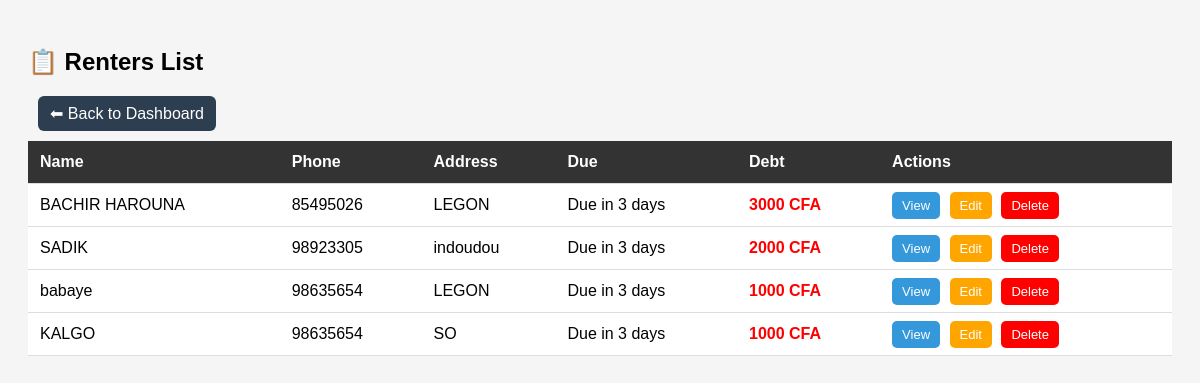
Page /renters (signed in) on the earlier database version.
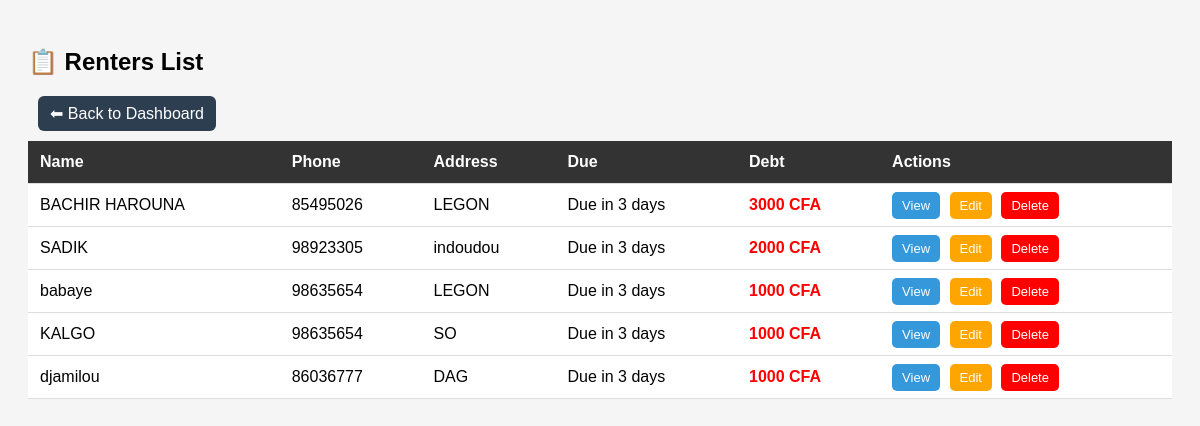
Same page on the later database version.
### tables this page shows
CREATE TABLE renters (
            id INTEGER PRIMARY KEY AUTOINCREMENT,
            name TEXT,
            phone TEXT,
            address TEXT,
            start_date TEXT,
            due_date TEXT,
            paid TEXT,
            last_payment_date TEXT
        );

### app.py (the view)
@app.route("/renters")
def renters():
    if "user" not in session:
        return redirect("/login")
    conn = sqlite3.connect("database.db")
    c = conn.cursor()
    c.execute("SELECT * FROM renters")
    renters = c.fetchall()
    today = datetime.now().date()
    updated = []
    for r in renters:
        due_text, debt = get_status(r[0], r[4], today, c)
        updated.append(r + (due_text, debt))
    conn.close()
    return render_template("renters.html", renters=updated)

### app.py (called while the page is built)
def get_week_range(today):
    weekday = today.weekday()
    days_since_wed = (weekday - 2) % 7
    week_start = today - timedelta(days=days_since_wed)
    week_end = week_start + timedelta(days=6)
    return week_start, week_end

def get_status(renter_id, start_date, today, cursor):
    week_start, week_end = get_week_range(today)
    days_left = (week_end - today).days
    if days_left < 0:
        days_left = 0
    due_info = f"Due in {days_left} days"
    cursor.execute("""
        SELECT SUM(amount) FROM payments
        WHERE renter_id=?
    """, (renter_id,))
    total_paid = cursor.fetchone()[0] or 0
    start_date = datetime.strptime(start_date, "%Y-%m-%d").date()
    current_week_start, _ = get_week_range(today)
    start_week_start, _ = get_week_range(start_date)
    weeks_passed = ((current_week_start - start_week_start).days // 7) + 1
    if weeks_passed < 1:
        weeks_passed = 1
    expected = weeks_passed * WEEKLY_FEE
    debt = expected - total_paid
    if debt < 0:
        debt = 0
    return due_info, debt

### templates/renters.html (shortened to what this page needs)
<!DOCTYPE html>
<html>
<head>
</head>
<body>
<h2>📋 Renters List</h2>
<a href="/dashboard" style="display:inline-block; margin-bottom:10px;  margin-left:10px;
    background:#2c3e50; color:white; padding:8px 12px;
    border-radius:6px; text-decoration:none;">
        ⬅ Back to Dashboard
    </a>
<table>
    <tr>
        <th>Name</th>
        <th>Phone</th>
        <th>Address</th>
        <th>Due</th>
        <th>Debt</th>
        <th>Actions</th>
    </tr>
    {% for r in renters %}
    <tr>
        <td>{{ r[1] }}</td>
        <td>{{ r[2] }}</td>
        <td>{{ r[3] }}</td>
        <td>{{ r[-2] }}</td>
        <td>
            {% if r[-1] > 0 %}
                <span class="late">{{ r[-1] }} CFA</span>
            {% else %}
                <span class="ok">0 CFA</span>
            {% endif %}
        </td>
        <td>
            <a href="/renter/{{ r[0] }}" class="btn view">View</a>
            <a href="/edit/{{ r[0] }}" class="btn edit">Edit</a>
            <a href="/delete/{{ r[0] }}" class="btn delete"
               onclick="return confirm('Delete this renter?')">
                Delete
            </a>
        </td>
    </tr>
    {% endfor %}
</table>
</body>
</html>

### templates/renters.html (style rules this page uses)
body { font-family: Arial; background:#f5f5f5; padding:20px; }
table { width:100%; border-collapse: collapse; background:white; }
th, td { padding:12px; border-bottom:1px solid #ddd; text-align:left; }
th { background:#333; color:white; }
.late { color:red; font-weight:bold; }
.btn { padding:6px 10px; border-radius:5px; text-decoration:none; color:white; font-size:13px; margin-right:5px; }
.view { background:#3498db; }
.edit { background:orange; }
.delete { background:red; }

Differences in the rows shown:
added renters: name "djamilou", phone "86036777", address "DAG", r "Due in 3 days", r "1000"
